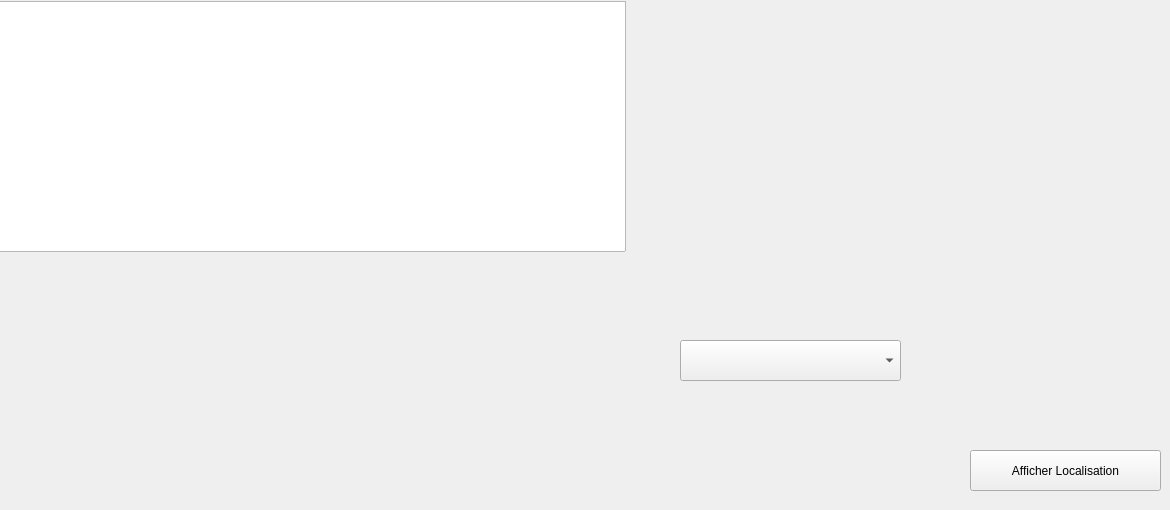
      <widget class="QWidget" name="affich">
       <attribute name="icon">
        <iconset resource="photos.qrc">
         <normaloff>:/affiicherr.png</normaloff>:/affiicherr.png</iconset>
       </attribute>
       <attribute name="title">
        <string>Afficher</string>
       </attribute>
       <widget class="QLabel" name="label_42">
        <property name="enabled">
         <bool>true</bool>
        </property>
        <property name="geometry">
         <rect>
          <x>40</x>
          <y>260</y>
          <width>581</width>
          <height>241</height>
         </rect>
        </property>
        <property name="text">
         <string/>
        </property>
        <property name="pixmap">
         <pixmap resource="photos.qrc">:/livraison-fournisseurs-achats-gestion-commerciale.png</pixmap>
        </property>
        <property name="scaledContents">
         <bool>true</bool>
        </property>
       </widget>
       <widget class="QTableView" name="Affiche_fournisseur">
        <property name="geometry">
         <rect>
          <x>-5</x>
          <y>1</y>
          <width>631</width>
          <height>251</height>
         </rect>
        </property>
        <property name="font">
         <font>
          <family>MV Boli</family>
          <pointsize>10</pointsize>
         </font>
        </property>
       </widget>
       <widget class="QPushButton" name="Localisation_fournisseur">
        <property name="geometry">
         <rect>
          <x>970</x>
          <y>450</y>
          <width>191</width>
          <height>41</height>
         </rect>
        </property>
        <property name="text">
         <string>Afficher Localisation</string>
        </property>
        <property name="icon">
         <iconset resource="photos.qrc">
          <normaloff>:/local.png</normaloff>:/local.png</iconset>
        </property>
        <property name="iconSize">
         <size>
          <width>20</width>
          <height>20</height>
         </size>
        </property>
       </widget>
       <widget class="QComboBox" name="Localisation_combobox_fournisseur">
        <property name="geometry">
         <rect>
          <x>680</x>
          <y>340</y>
          <width>221</width>
          <height>41</height>
         </rect>
        </property>
       </widget>
      </widget>
